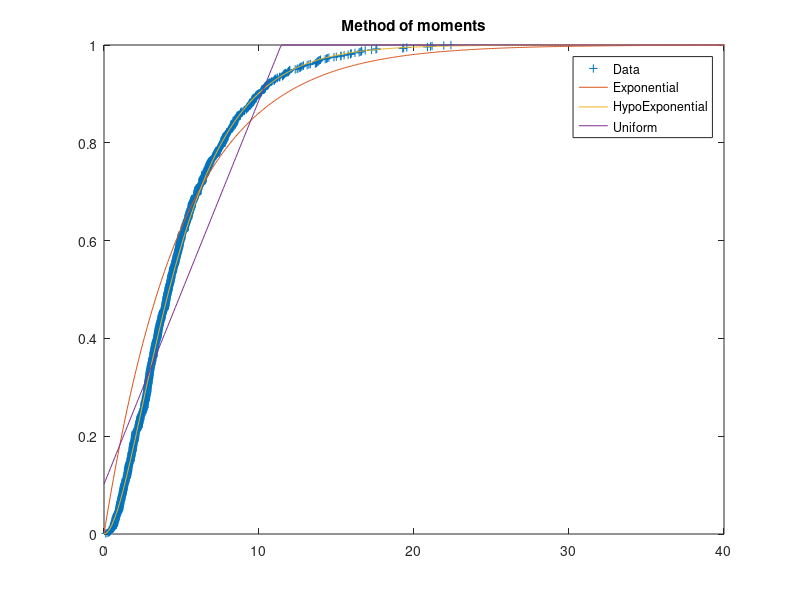
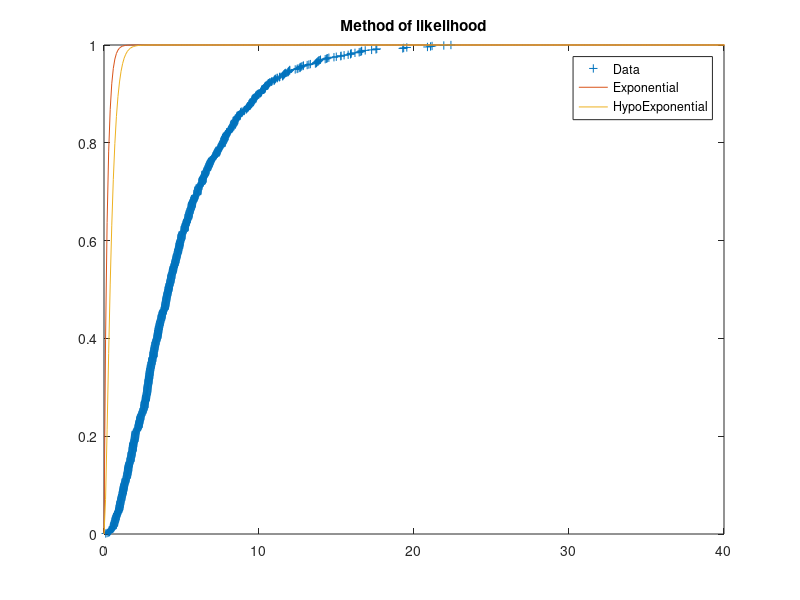

The MATLAB script that drew these images, in order:
clear all;

data = csvread("Traces.csv");
column=3;
N = size(data,1);

% Calculating the moments
M1 = sum(data(:,column))/N;
M2 = sum(data(:,column) .^ 2)/N;
M3 = sum(data(:,column) .^ 3)/N;

fprintf("First moment: %g \n", M1);
fprintf("Second moment: %g \n", M2);
fprintf("Third moment: %g \n", M3);
fprintf("Method of moment: \n");

% Uniform parameters with method of moments
a_unif = M1 - 0.5 * sqrt(12*(M2 - M1 .^ 2));
b_unif = M1 + 0.5 * sqrt(12*(M2 - M1 .^ 2));

% Exponential lambda with method of moments
lambda_exp = 1/M1;
cV = sqrt(M2 - M1.^2) / M1;

fprintf("Uniform left bound a: %g \n", a_unif);
fprintf("Uniform right bound b: %g \n", b_unif);
fprintf("Exponential rate: %g \n", lambda_exp);
fprintf("Coefficient of variation: %g \n", cV);

if cV >= 1
    fprintf("Coefficient of variation > 1, HypoExponential unfeasible");
%     Method of moments
    F_hyperExp_MM = @(p) [
        (p(1,3)/p(1,1) + (1-p(1,3))/p(1,2))/M1 - 1;
        (2*(p(1,3)/p(1,1).^2 + (1-p(1,3)/p(1,2).^2)))/M2 - 1;
        (6*(p(1,3)/p(1,1).^3 + (1-p(1,3)/p(1,2).^3)))/M3 - 1;
        ];
    % Solving HyperExponential equations to get parameters
    result_hyperExp_MM = fsolve(F_hyperExp_MM, [0.5, 0.5, 0.5]);
    fprintf("HyperExponential Lambda-1: %g \n", result_hyperExp_MM(1,1));
    fprintf("HyperExponential Lambda-2: %g \n", result_hyperExp_MM(1,2));
    fprintf("HyperExponential p: %g \n", result_hyperExp_MM(1,3));
    fprintf("Method of likelihood: \n");
%     Method of likelihood
    HyperExpPDF = @(x, l1, l2, p1) p1*l1*exp(-l1*x) + (1-p1)*l2*exp(-l2*x);
    % Applying Maximum likelihood method to HyperExponential to get parameters
    result_hyperExp_likelihood = mle(data(:, column), 'pdf', HyperExpPDF, 'start', [0.8/M1, 1.2/M1, 0.4]);
    fprintf("HyperExponential Lambda-1: %g \n", result_hyperExp_likelihood(1,1));
    fprintf("HyperExponential Lambda-2: %g \n", result_hyperExp_likelihood(1,2));
    fprintf("HyperExponential p: %g \n", result_hyperExp_likelihood(1,3));
else
%     Method of moments
    fprintf("Coefficient of variation < 1, HyperExponential unfeasible");
    F_hypoExp_MM = @(p)[
         (1/p(1,1) + 1/p(1,2))/M1 - 1;
         2*(1/(p(1,1).^2) + 1/(p(1,1)*p(1,2)) + 1/(p(1,2).^2))/M2 - 1;
    ];
    % Solving HypoExponential equations to get parameters
    result_hypoExp_MM = fsolve(F_hypoExp_MM, [0.5, 0.4]);
    fprintf("HypoExponential Lambda-1: %g \n", result_hypoExp_MM(1,1));
    fprintf("HypoExponential Lambda-2: %g \n", result_hypoExp_MM(1,2));
    fprintf("Method of likelihood: \n");
%     Method of likelihood
    HypoExpPDF = @(x, l1, l2) l1*l2/(l1-l2)*(exp(-x*l2) -exp(-x*l1));
    % Applying Maximum likelihood method to HypoExponential to get parameters
    result_hypoExp_likelihood = mle(data(:, column), 'pdf', HypoExpPDF, 'start', [1/(0.3*M1), 1/(0.7*M1)]);
    fprintf("HypoExponential Lambda-1: %g \n", result_hypoExp_likelihood(1,1));
    fprintf("HypoExponential Lambda-2: %g \n", result_hypoExp_likelihood(1,2));
end

ExpPDF = @(x, l) l*exp(-l*x);
% Applying Maximum likelihood method to Exponential to get parameters
result_Exp_likelihood = mle(data(:,column), 'pdf', ExpPDF, 'start', 0.5);
fprintf("Exponential rate: %g \n", result_Exp_likelihood(1,1));

% Plotting the data
% Method of moment results
t = [0:1200]/10;
y2unif_MM=max(0, min(1, (t-a_unif)/(b_unif-a_unif)));
y2exp_MM = 1 - exp(-lambda_exp*t);
if cV >=1
    y2Hyperexp_MM = 1 -result_hyperExp_MM(1,3)*exp(-result_hyperExp_MM(1,1)*t) ...
        -(1-result_hyperExp_MM(1,3))*exp(-result_hyperExp_MM(1,2)*t);
    figure(1);
    plot(sort(data(:,column)), [1:1000]/1000, "+", t, y2exp_MM, "-", t, y2Hyperexp_MM, "-", t, y2unif_MM, "-");
    legend('Data', 'Exponential', 'HyperExponential', 'Uniform');
    axis([0 40 0 1]);
    title('Method of moments');
else
    y2Hypoexp_MM = 1 - (result_hypoExp_MM(1,2)*exp(-result_hypoExp_MM(1,1)*t))/(result_hypoExp_MM(1,2)-result_hypoExp_MM(1,1)) ...
        + (result_hypoExp_MM(1,1)*exp(-result_hypoExp_MM(1,2)*t))/(result_hypoExp_MM(1,2)-result_hypoExp_MM(1,1));
    figure(1);
    plot(sort(data(:,column)), [1:1000]/1000, "+", t, y2exp_MM, "-", t, y2Hypoexp_MM, "-", t, y2unif_MM, "-");
    legend('Data', 'Exponential', 'HypoExponential', 'Uniform');
    axis([0 40 0 1]);
    title('Method of moments');
end
% Method of likelihood results
y2exp_likelihood = 1 - exp(-result_Exp_likelihood(1,1)*t);
if cV >=1
    y2Hyperexp_likelihood = 1 -result_hyperExp_likelihood(1,3)*exp(-result_hyperExp_likelihood(1,1)*t) ...
        -(1-result_hyperExp_likelihood(1,3))*exp(-result_hyperExp_likelihood(1,2)*t);
    figure(2);
    plot(sort(data(:,column)), [1:1000]/1000, "+", t, y2exp_likelihood, "-", t, y2Hyperexp_likelihood, "-");
    legend('Data', 'Exponential', 'HyperExponential');
    axis([0 40 0 1]);
    title('Method of likelihood');
else
    y2Hypoexp_likelihood = 1 - (result_hypoExp_likelihood(1,2)*exp(-result_hypoExp_likelihood(1,1)*t))/(result_hypoExp_likelihood(1,2)-result_hypoExp_likelihood(1,1)) ...
        + (result_hypoExp_likelihood(1,1)*exp(-result_hypoExp_likelihood(1,2)*t))/(result_hypoExp_likelihood(1,2)-result_hypoExp_likelihood(1,1));
    figure(2);
    plot(sort(data(:,column)), [1:1000]/1000, "+", t, y2exp_likelihood, "-", t, y2Hypoexp_likelihood, "-");
    legend('Data', 'Exponential', 'HypoExponential');
    axis([0 40 0 1]);
    title('Method of likelihood');
end








